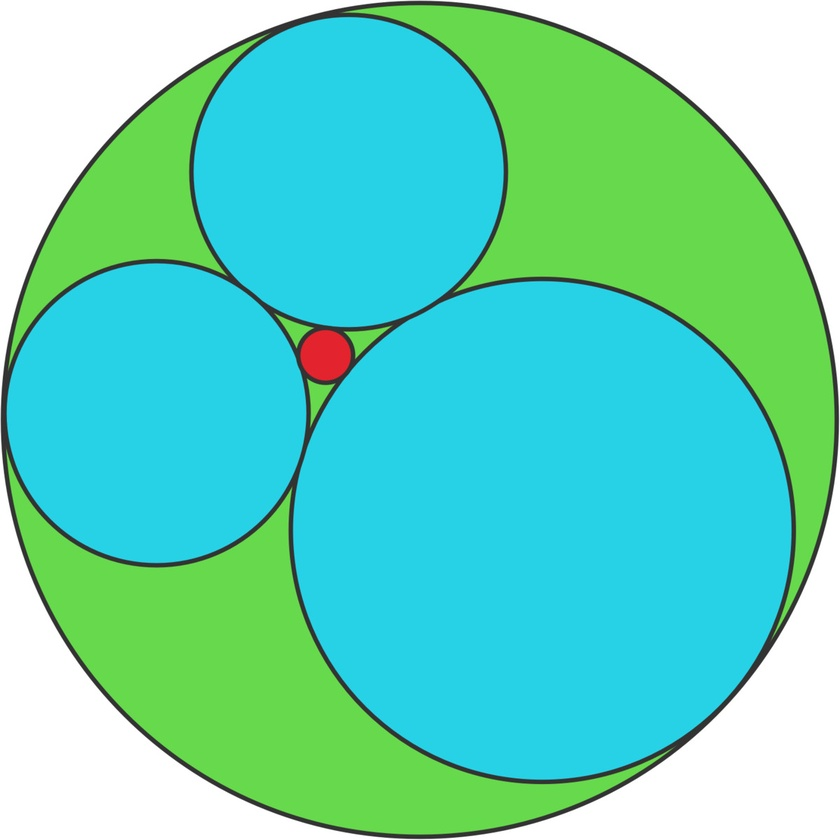
#> input picture Advanced Programs/images-dataset/circle.jpg, 840 x 840 px, shrunk from 1200 x 1200 before the run, found by its file name
$ python 'Hough circle detection.py'
#> lines starting #> are read from the running program, lines starting #| are printed output that depends on the picture
# -*- coding: utf-8 -*-
"""
Created on Mon Aug 13 15:09:24 2018

@author: AbdulBasit0044
"""

import cv2
import numpy as np

img=cv2.imread("images-dataset\\circle.jpg",0)
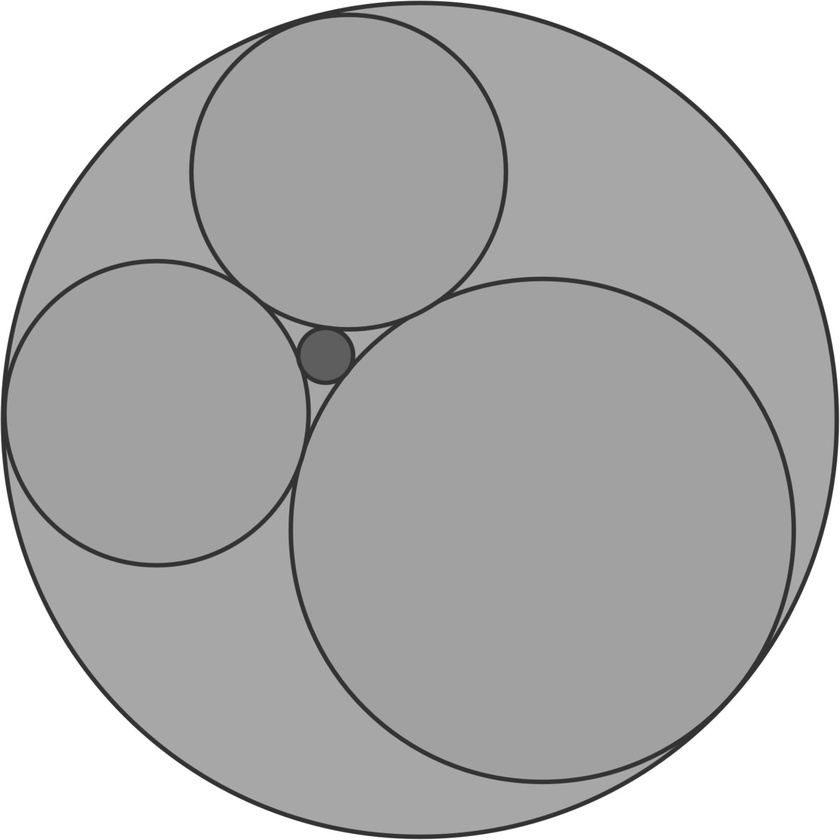
#> img: shape (840, 840); min 36, max 255, mean 178.7
img=cv2.medianBlur(img,7)
color_img=cv2.cvtColor(img,cv2.COLOR_GRAY2BGR)


circles = cv2.HoughCircles(img,cv2.HOUGH_GRADIENT,1,30,
                            param1=100,param2=30,minRadius=0,maxRadius=0)
#> circles = 137 rows, first 8: [416.5, 419.5, 416.6], [541.5, 530.5, 249], [155.5, 415.5, 151.7], [349.5, 171.5, 154.3], [442.5, 401.5, 390.2], [429.5, 451.5, 385.8], [386.5, 399.5, 380.8], [391.5, 437.5, 386.6]

circles=np.uint16(np.around(circles))
#> circles = 137 rows, first 8: [416, 420, 417], [542, 530, 249], [156, 416, 152], [350, 172, 154], [442, 402, 390], [430, 452, 386], [386, 400, 381], [392, 438, 387]

for i in circles[0,:]:
    cv2.circle(color_img,(i[0],i[1]),i[2],(0,255,0),2)
#> this loop made 137 passes
#> i on passes 1 to 12: [416, 420, 417], [542, 530, 249], [156, 416, 152], [350, 172, 154], [442, 402, 390], [430, 452, 386], [386, 400, 381], [392, 438, 387], [450, 474, 357], [464, 432, 374], [510, 524, 282], [496, 458, 333]
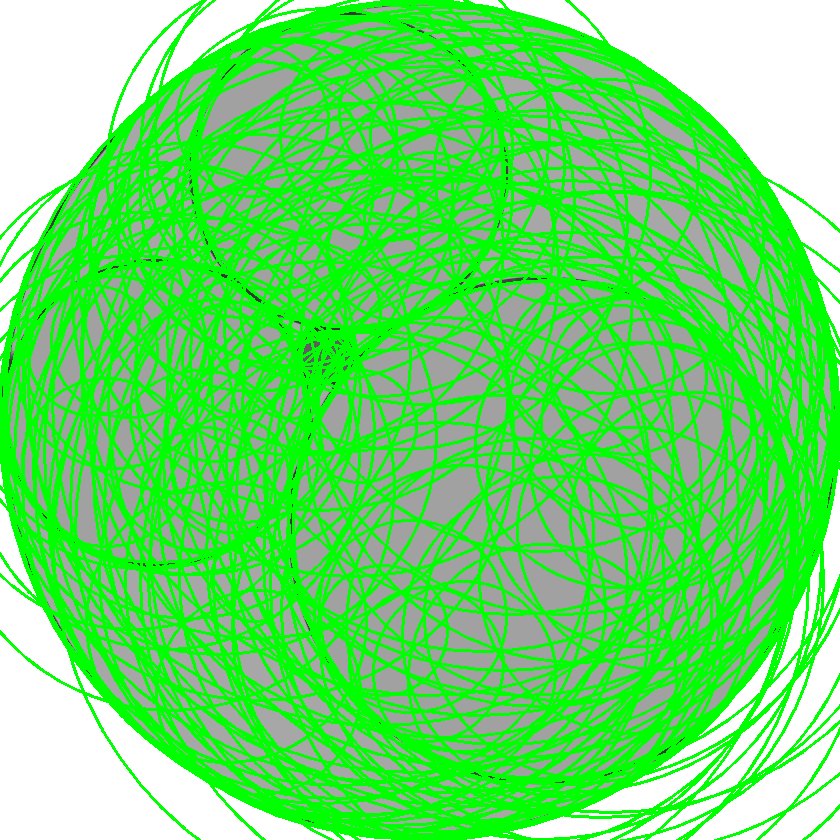
#> color_img: shape (840, 840, 3); mean B, G, R 103.7, 223.1, 103.7
    # draw the center of the circle4
    #cv2.circle(color_img,(i[0],i[1]),2,(0,0,255),3)

cv2.imshow("Detected circles",color_img)
cv2.waitKey()
cv2.destroyAllWindows()
